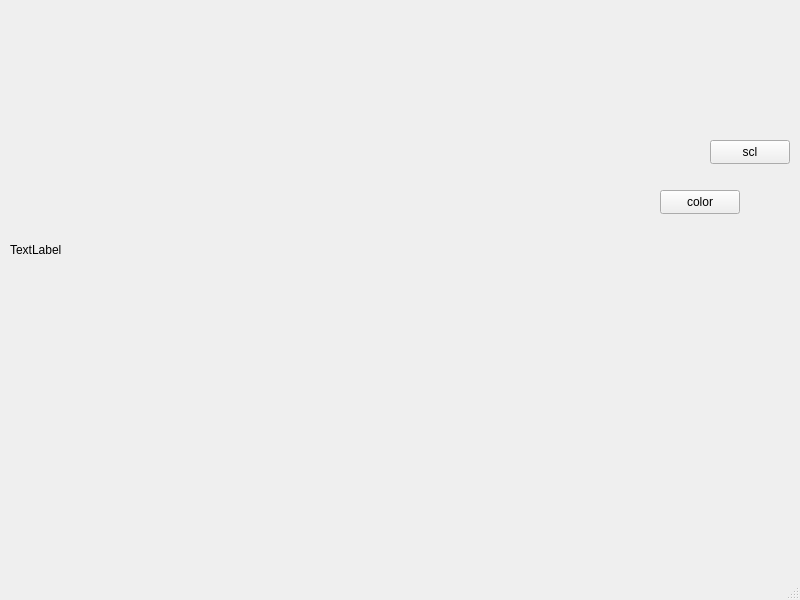
<?xml version="1.0" encoding="UTF-8"?>
<ui version="4.0">
 <class>MainWindow</class>
 <widget class="QMainWindow" name="MainWindow">
  <property name="geometry">
   <rect>
    <x>0</x>
    <y>0</y>
    <width>800</width>
    <height>600</height>
   </rect>
  </property>
  <property name="windowTitle">
   <string>MainWindow</string>
  </property>
  <widget class="QWidget" name="centralwidget">
   <widget class="QPushButton" name="pushButton">
    <property name="geometry">
     <rect>
      <x>660</x>
      <y>190</y>
      <width>80</width>
      <height>24</height>
     </rect>
    </property>
    <property name="text">
     <string>color</string>
    </property>
   </widget>
   <widget class="QLabel" name="label">
    <property name="geometry">
     <rect>
      <x>10</x>
      <y>0</y>
      <width>500</width>
      <height>500</height>
     </rect>
    </property>
    <property name="text">
     <string>TextLabel</string>
    </property>
   </widget>
   <widget class="QPushButton" name="pushButton_2">
    <property name="geometry">
     <rect>
      <x>710</x>
      <y>140</y>
      <width>80</width>
      <height>24</height>
     </rect>
    </property>
    <property name="text">
     <string>scl</string>
    </property>
   </widget>
  </widget>
  <widget class="QMenuBar" name="menubar">
   <property name="geometry">
    <rect>
     <x>0</x>
     <y>0</y>
     <width>800</width>
     <height>21</height>
    </rect>
   </property>
  </widget>
  <widget class="QStatusBar" name="statusbar"/>
 </widget>
 <resources/>
 <connections/>
</ui>
